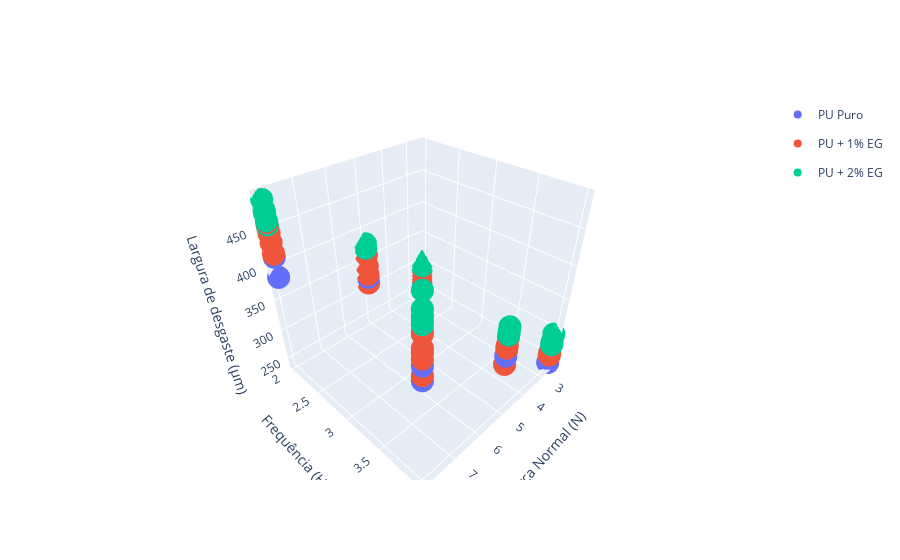

The notebook cell saved with this chart:
### Code cell
titles = {0: 'PU Puro',
          1: 'PU + 1% EG',
          2: 'PU + 2% EG',
            }

fig = go.Figure()
for eg in df['EG'].unique():
    mask = (df['EG']==eg)
    fig.add_trace(go.Scatter3d(
                                x=df[mask]['Força Normal'],
                                y=df[mask]['Frequência'],
                                z=df[mask]['Largura Média'],
                                mode="markers",
                                legendgroup=titles[eg],
                                name = titles[eg],
                                ))
scene = dict(xaxis_title = 'Força Normal (N)',
             yaxis_title = 'Frequência (Hz)',
             zaxis_title = 'Largura de desgaste (µm)'
            )
fig.update_layout(scene = scene)
fig.show()

### Figure 1 — Plotly figure (JSON) as saved in the notebook; plotly's stock layout.template omitted (floating-point values rounded to 4 significant figures)
{"data": [{"legendgroup": "PU Puro", "mode": "markers", "name": "PU Puro", "type": "scatter3d", "x": [2.5, 2.5, 2.5, 2.5, 5, 5, 5, 5, 8, 8, 8, 8], "y": [2, 2, 4, 4, 2, 2, 4, 4, 2, 2, 4, 4], "z": [264.3, 262.4, 255.1, 241.3, 324.8, 321, 329.2, 339.4, 413.5, 384.7, 389.6, 408]}, {"legendgroup": "PU + 1% EG", "mode": "markers", "name": "PU + 1% EG", "type": "scatter3d", "x": [2.5, 2.5, 2.5, 2.5, 2.5, 2.5, 2.5, 2.5, 5, 5, 5, 5, 5, 5, 5, 5, 5, 8, 8, 8, 8, 8, 8, 8, 8, 8, 8, 8, 8], "y": [2, 2, 2, 2, 2, 2, 4, 4, 2, 2, 2, 2, 2, 4, 4, 4, 4, 2, 2, 2, 2, 2, 2, 4, 4, 4, 4, 4, 4], "z": [267.6, 274.0, 280.2, 287.9, 268.8, 268.0, 260.8, 255.7, 326.2, 311.0, 326.2, 359.5, 340.5, 316.0, 345.3, 341.4, 358.4, 452.9, 445.3, 459.1, 433.1, 418.7, 417.4, 396.2, 424.1, 416.4, 445.3, 428.8, 447.5]}, {"legendgroup": "PU + 2% EG", "mode": "markers", "name": "PU + 2% EG", "type": "scatter3d", "x": [2.5, 2.5, 2.5, 2.5, 2.5, 2.5, 5, 5, 5, 5, 5, 5, 8, 8, 8, 8, 8, 8, 8, 8, 8, 8, 8, 8], "y": [2, 2, 2, 4, 4, 4, 2, 2, 2, 4, 4, 4, 2, 2, 2, 2, 2, 2, 4, 4, 4, 4, 4, 4], "z": [299.0, 293.0, 291.0, 279.0, 274.9, 293.8, 377.4, 370.4, 377.1, 372.9, 361.1, 366.1, 474.5, 456.0, 486.9, 470.5, 461.1, 472.8, 489.7, 463.8, 471.3, 455.2, 445.2, 459.0]}], "layout": {"scene": {"xaxis": {"title": {"text": "Força Normal (N)"}}, "yaxis": {"title": {"text": "Frequência (Hz)"}}, "zaxis": {"title": {"text": "Largura de desgaste (µm)"}}}}}
